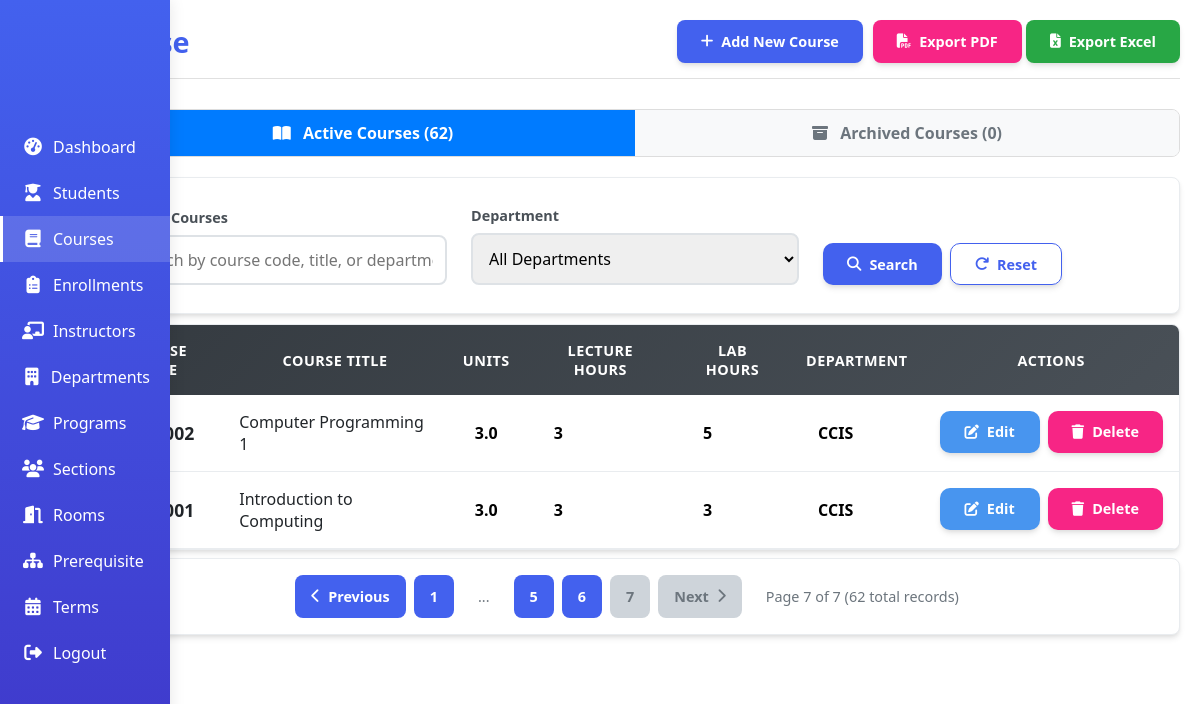
/student_enrollment_system/includes/course.php?page_num=7, run on the app's committed database.
### tables this page shows
CREATE TABLE `tblcourse` (
  `course_id` int(11) NOT NULL,
  `course_code` varchar(20) NOT NULL,
  `course_title` varchar(100) DEFAULT NULL,
  `units` decimal(3,1) NOT NULL,
  `lecture_hours` int(11) DEFAULT NULL,
  `lab_hours` varchar(11) DEFAULT NULL,
  `dept_id` int(11) DEFAULT NULL,
  `is_active` tinyint(1) DEFAULT 1
);

CREATE TABLE `tbldepartment` (
  `dept_id` int(11) NOT NULL,
  `dept_code` varchar(10) NOT NULL,
  `dept_name` varchar(100) NOT NULL,
  `is_active` tinyint(1) DEFAULT 1
);

### student_enrollment_system/includes/course.php (the view, shortened to what this page needs)
<?php
require_once 'config.php';
$show_archived = isset($_GET['show_archived']) && $_GET['show_archived'] == 'true';
$status_condition = $show_archived ? "c.is_active = FALSE" : "c.is_active = TRUE";
$search_condition = "";
$department_condition = "";
$records_per_page = 10;
$current_page = isset($_GET['page_num']) ? (int)$_GET['page_num'] : 1;
$current_page = max(1, $current_page);
$offset = ($current_page - 1) * $records_per_page;
$total_query = "
    SELECT COUNT(*) as total
    FROM tblcourse c
    LEFT JOIN tbldepartment d ON c.dept_id = d.dept_id
    WHERE $status_condition $search_condition $department_condition
";
$total_result = $conn->query($total_query);
$total_records = $total_result->fetch_assoc()['total'];
$total_pages = ceil($total_records / $records_per_page);
$courses = $conn->query("
    SELECT c.*, d.dept_code, d.dept_name
    FROM tblcourse c
    LEFT JOIN tbldepartment d ON c.dept_id = d.dept_id
    WHERE $status_condition $search_condition $department_condition
    ORDER BY c.course_id DESC, c.course_code
    LIMIT $records_per_page OFFSET $offset
");
?>
<!DOCTYPE html>
<html lang="en">
<head>
    <link rel="stylesheet" href="../styles/course.css">
    <link rel="stylesheet" href="https://cdnjs.cloudflare.com/ajax/libs/font-awesome/6.4.0/css/all.min.css">
    <link rel="stylesheet" href="../styles/dashboard.css">
</head>
<body>
    <div class="sidebar">
        <div class="sidebar-menu">
            <a href="dashboard.php" class="menu-item">
                <i class="fas fa-tachometer-alt"></i>
            </a>
            <a href="student.php" class="menu-item" >
                <i class="fas fa-user-graduate"></i>
            </a>
            <div href="course.php" class="menu-item active" data-tab="students">
                <i class="fas fa-book"></i>
            </div>
            <a href="enrollment.php" class="menu-item">
                <i class="fas fa-clipboard-list"></i>
            </a>
            <a href="instructor.php" class="menu-item">
                <i class="fas fa-chalkboard-teacher"></i>
            </a>
            <a href="department.php" class="menu-item">
                <i class="fas fa-building"></i>
            </a>
            <a href="program.php" class="menu-item">
                <i class="fas fa-graduation-cap"></i>
            </a>
            <a href="section.php" class="menu-item">
                <i class="fas fa-users"></i>
            </a>
            <a href="room.php" class="menu-item">
                <i class="fas fa-door-open"></i>
            </a>
            <a href="prerequisite.php" class="menu-item"">
                <i class="fas fa-sitemap"></i>
            </a>
            <a href="term.php" class="menu-item">
                <i class="fas fa-calendar-alt"></i>
            </a>
            <div class="logout-item">
                <a href="#" class="menu-item" onclick="openLogoutModal()">
                    <i class="fas fa-sign-out-alt"></i>
                </a>
            </div>
        </div>
    </div>
    <div class="main-content">
        <div class="page-header">
            <h1>Course</h1>
            <div class="header-actions">
                <?php if (!$show_archived): ?>
                <button class="btn" onclick="openModal('add-course-modal')">
                    <i class="fas fa-plus"></i>
                    Add New Course
                </button>
                <?php endif; ?>
                <div class="export-buttons">
                    <button class="btn btn-export-pdf" onclick="exportData('pdf')">
                        <i class="fas fa-file-pdf"></i> Export PDF
                    </button>
                    <button class="btn btn-export-excel" onclick="exportData('excel')">
                        <i class="fas fa-file-excel"></i> Export Excel
                    </button>
                </div>
            </div>
        </div>
        <div class="course-status-toggle no-print">
            <a href="?page=courses" class="status-btn <?php echo !$show_archived ? 'active' : ''; ?>">
                <i class="fas fa-book-open"></i>
                Active Courses (<?php echo $conn->query("SELECT COUNT(*) FROM tblcourse WHERE is_active = TRUE")->fetch_row()[0]; ?>)
            </a>
            <a href="?page=courses&show_archived=true" class="status-btn <?php echo $show_archived ? 'active' : ''; ?>">
                <i class="fas fa-archive"></i>
                Archived Courses (<?php echo $conn->query("SELECT COUNT(*) FROM tblcourse WHERE is_active = FALSE")->fetch_row()[0]; ?>)
            </a>
        </div>
        <div class="search-container no-print">
            <form method="GET" class="search-form" id="searchForm">
                <div class="search-box">
                    <div class="search-group">
                        <label>Search Courses</label>
                        <input type="text" name="search" class="search-input" placeholder="Search by course code, title, or department..."
                                value="<?php echo isset($_GET['search']) ? htmlspecialchars($_GET['search']) : ''; ?>">
                    </div>
                    <div class="search-group">
                        <label>Department</label>
                        <select name="department" class="search-input">
                            <option value="">All Departments</option>
                        </select>
                    </div>
                    <div class="search-actions">
                        <button type="submit" class="btn">
                            <i class="fas fa-search"></i>
                            Search
                        </button>
                        <a href="<?php echo $_SERVER['PHP_SELF']; ?>?page=courses<?php echo $show_archived ? '&show_archived=true' : ''; ?>" class="btn btn-outline">
                            <i class="fas fa-redo"></i>
                            Reset
                        </a>
                    </div>
                </div>
            </form>
        </div>
        <div class="table-container">
            <?php if ($courses->num_rows > 0): ?>
                <table id="courses-table">
                    <thead>
                        <tr>
                            <th>Course Code</th>
                            <th>Course Title</th>
                            <th>Units</th>
                            <th>Lecture Hours</th>
                            <th>Lab Hours</th>
                            <th>Department</th>
                            <th class="no-print">Actions</th>
                        </tr>
                    </thead>
                    <tbody>
                        <?php while($course = $courses->fetch_assoc()): ?>
                        <tr data-course-id="<?php echo $course['course_id']; ?>" class="<?php echo $show_archived ? 'archived-course' : ''; ?>">
                            <td>
                                <strong class="course-code"><?php echo $course['course_code']; ?></strong>
                            </td>
                            <td><?php echo $course['course_title']; ?></td>
                            <td>
                                <span class="course-units"><?php echo $course['units']; ?></span>
                            </td>
                            <td>
                                <?php if ($course['lecture_hours'] > 0): ?>
                                    <span class="hours-badge lecture-badge"><?php echo $course['lecture_hours']; ?></span>
                                <?php else: ?>
                                    <span class="text-muted">-</span>
                                <?php endif; ?>
                            </td>
                            <td>
                                <?php if ($course['lab_hours'] >= 0): ?>
                                    <span class="hours-badge lab-badge"><?php echo $course['lab_hours']; ?></span>
                                <?php else: ?>
                                    <span class="text-muted">-</span>
                                <?php endif; ?>
                            </td>
                            <td>
                                <span class="badge badge-info"><?php echo $course['dept_code'] ?? 'N/A'; ?></span>
                            </td>
                            <td class="actions no-print">
                                <?php if ($show_archived): ?>
                                    <form method="POST" style="display: inline;">
                                        <input type="hidden" name="course_id" value="<?php echo $course['course_id']; ?>">
                                        <button type="submit" name="restore_course" class="btn btn-success">
                                            <i class="fas fa-trash-restore"></i>
                                            Restore
                                        </button>
                                    </form>
                                <?php else: ?>
                                    <button class="btn btn-edit" onclick="editCourse(<?php echo $course['course_id']; ?>)">
                                        <i class="fas fa-edit"></i>
                                        Edit
                                    </button>
                                    <button class="btn btn-danger delete-btn"
                                            data-course-id="<?php echo $course['course_id']; ?>"
                                            data-course-code="<?php echo htmlspecialchars($course['course_code']); ?>"
                                            data-course-title="<?php echo htmlspecialchars($course['course_title']); ?>">
                                        <i class="fas fa-trash"></i>
                                        Delete
                                    </button>
                                <?php endif; ?>
                            </td>
                        </tr>
                        <?php endwhile; ?>
                    </tbody>
                </table>
            <?php endif; ?>
        </div>
        <?php if ($total_pages > 1): ?>
        <div class="pagination">
            <?php
            $query_params = $_GET;
            unset($query_params['page_num']);
            if ($current_page > 1): ?>
                <a href="?<?php echo http_build_query(array_merge($query_params, ['page_num' => $current_page - 1])); ?>" class="pagination-btn">
                    <i class="fas fa-chevron-left"></i> Previous
                </a>
            <?php else: ?>
                <span class="pagination-btn disabled">
                    <i class="fas fa-chevron-left"></i> Previous
                </span>
            <?php endif; ?>
            <?php
            $start_page = max(1, $current_page - 2);
            $end_page = min($total_pages, $current_page + 2);
            if ($start_page > 1): ?>
                <a href="?<?php echo http_build_query(array_merge($query_params, ['page_num' => 1])); ?>" class="pagination-btn">1</a>
                <?php if ($start_page > 2): ?>
                    <span class="pagination-info">...</span>
                <?php endif; ?>
            <?php endif; ?>
            <?php for ($i = $start_page; $i <= $end_page; $i++): ?>
                <?php if ($i == $current_page): ?>
                    <span class="pagination-btn disabled"><?php echo $i; ?></span>
                <?php else: ?>
                    <a href="?<?php echo http_build_query(array_merge($query_params, ['page_num' => $i])); ?>" class="pagination-btn"><?php echo $i; ?></a>
                <?php endif; ?>
            <?php endfor; ?>
            <?php if ($current_page < $total_pages): ?>
                <a href="?<?php echo http_build_query(array_merge($query_params, ['page_num' => $current_page + 1])); ?>" class="pagination-btn">
                    Next <i class="fas fa-chevron-right"></i>
                </a>
            <?php else: ?>
                <span class="pagination-btn disabled">
                    Next <i class="fas fa-chevron-right"></i>
                </span>
            <?php endif; ?>
            <span class="pagination-info">
                Page <?php echo $current_page; ?> of <?php echo $total_pages; ?> (<?php echo $total_records; ?> total records)
            </span>
        </div>
        <?php endif; ?>
    </div>
</body>
</html>

### student_enrollment_system/styles/dashboard.css (style rules this page uses)
* { margin: 0; padding: 0; box-sizing: border-box; font-family: 'Segoe UI', Tahoma, Geneva, Verdana, sans-serif; }
:root { --primary: #4361ee; --secondary: #3f37c9; --success: #4cc9f0; --info: #4895ef; --warning: #f72585; --light: #f8f9fa; --dark: #212529; --gray: #6c757d; --sidebar-width: 70px; --sidebar-expanded: 170px; --danger-color: #e63946; --light-bg: #f8f9fa; --dark-text: #212529; --light-text: #6c757d; --border-color: #e9ecef; }
body { background-color: #f5f7fb; color: var(--dark); display: flex; min-height: 100vh; }
.sidebar { width: var(--sidebar-width); background: linear-gradient(180deg, var(--primary), var(--secondary)); color: white; height: 100vh; position: fixed; box-shadow: 0 0 15px rgba(0, 0, 0, 0.1); transition: width 0.3s ease; overflow: hidden; display: flex; flex-direction: column; justify-content: center; align-items: center; }
.sidebar-menu { padding: 15px 0; width: 100%; }
.sidebar-menu a { text-decoration: none !important; }
.sidebar-menu a.menu-item { text-decoration: none !important; color: rgb(255, 255, 255); }
.sidebar-menu .menu-item { text-decoration: none !important; }
.menu-item { padding: 12px 0; display: flex; align-items: center; justify-content: center; transition: all 0.3s; cursor: pointer; border-left: 3px solid transparent; width: 100%; position: relative; }
.menu-item.active { background-color: rgba(255, 255, 255, 0.15); border-left: 3px solid white; }
.menu-item i { position: absolute; left: 50%; transform: translateX(-50%); margin-right: 0; font-size: 1.1rem; width: 20px; height: 20px; display: flex; align-items: center; justify-content: center; text-align: center; }
.main-content { flex: 1; margin-left: var(--sidebar-width); padding: 20px; }
.table-container { overflow-x: auto; margin-top: 10px; }
table { width: 100%; border-collapse: collapse; }
th, td { padding: 12px 15px; text-align: left; }

### data on the page
tblcourse: course_code "COMP 002", course_title "Computer Programming 1", units "3.0", lecture_hours "3", lab_hours "5", dept.dept_code "CCIS"
tblcourse: course_code "COMP 001", course_title "Introduction to Computing", units "3.0", lecture_hours "3", lab_hours "3", dept.dept_code "CCIS"

### other printed values
$current_page "7"
$total_pages "7"
$total_records "62"
